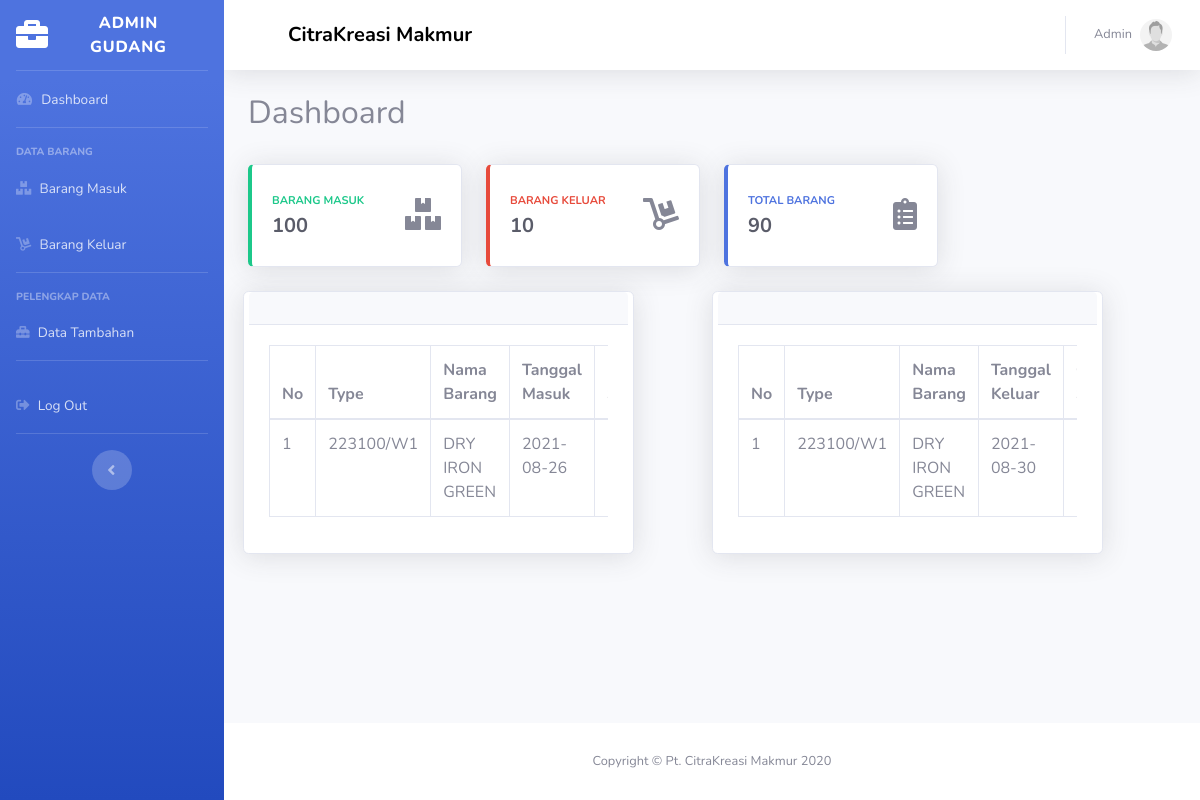
/dashboard.php (signed in), run on the app's committed database.
### tables this page shows
CREATE TABLE `barangmasuk` (
  `id` int(11) NOT NULL,
  `nama` varchar(50) NOT NULL,
  `kodeBarang` varchar(20) NOT NULL,
  `tanggalMasuk` date NOT NULL,
  `satuan` enum('Pcs','Kg','M','') NOT NULL,
  `inStock` int(6) NOT NULL,
  `idJenis` int(11) NOT NULL,
  `idWarna` int(11) NOT NULL,
  `idSup` int(11) NOT NULL
);

CREATE TABLE `jenis` (
  `id` int(11) NOT NULL,
  `kode` varchar(30) NOT NULL,
  `jenisAlat` varchar(50) NOT NULL
);

CREATE TABLE `warna` (
  `id` int(11) NOT NULL,
  `kodeWarna` varchar(30) NOT NULL,
  `nWarna` varchar(50) NOT NULL
);

CREATE TABLE `barangkeluar` (
  `id` int(11) NOT NULL,
  `nama` varchar(50) NOT NULL,
  `kodeBarang` varchar(50) NOT NULL,
  `tanggalKeluar` date NOT NULL,
  `outStock` int(5) NOT NULL,
  `satuan` enum('Pcs','Kg','M','') NOT NULL,
  `idJenis` int(11) NOT NULL,
  `idWarna` int(11) NOT NULL,
  `idDriver` int(11) NOT NULL,
  `idArea` int(11) NOT NULL,
  `idBarangmasuk` int(11) NOT NULL
);

### Dashboard.php (the view, shortened to what this page needs)
<?php
include 'control/koneksi.php';
$totalmasuks = mysqli_query($conn, "SELECT SUM(inStock) AS inStocks FROM barangmasuk");
$totalmasuk = mysqli_fetch_assoc($totalmasuks);
$totalkeluars = mysqli_query($conn, "SELECT SUM(outStock) AS outStocks FROM barangkeluar");
$totalkeluar = mysqli_fetch_assoc($totalkeluars);
$masukKeluar = $totalmasuk['inStocks'] - $totalkeluar['outStocks'];
  $dataK = mysqli_query($conn, "SELECT barangkeluar.*, jenis.kode, warna.kodeWarna, area.namaArea, driver.namaDriver FROM barangkeluar JOIN jenis ON barangkeluar.idJenis = jenis.id JOIN warna ON barangkeluar.idWarna = warna.id JOIN driver ON barangkeluar.idDriver = driver.id JOIN area ON barangkeluar.idArea = area.id ");
    $dataM = mysqli_query($conn, "SELECT barangmasuk.*, jenis.kode, warna.kodeWarna, supplier.namaSup FROM barangmasuk JOIN jenis ON barangmasuk.idJenis = jenis.id JOIN warna ON barangmasuk.idWarna = warna.id JOIN supplier ON barangmasuk.idSup = supplier.id");
 ?>
 <div class="container-fluid">
 	<h2>Dashboard</h2><br>
 	<div class="row">
            <div class="col-xl-3 col-md-6 mb-4">
              <div class="card border-left-success shadow h-100 py-2">
                <div class="card-body">
                  <div class="row no-gutters align-items-center">
                    <div class="col mr-2">
                      <div class="text-xs font-weight-bold text-success text-uppercase mb-1">Barang Masuk</div>
                      <div class="h5 mb-0 font-weight-bold text-gray-800"><?= $totalmasuk['inStocks']; ?></div>
                    </div>
                    <div class="col-auto">
                    	<i class="fas fa-boxes fa-2x text-black-300"></i>
                    </div>
                  </div>
                </div>
              </div>
            </div>
            <div class="col-xl-3 col-md-6 mb-4">
              <div class="card border-left-danger shadow h-100 py-2">
                <div class="card-body">
                  <div class="row no-gutters align-items-center">
                    <div class="col mr-2">
                      <div class="text-xs font-weight-bold text-danger text-uppercase mb-1">Barang Keluar</div>
                      <?php if ($totalkeluar['outStocks'] < 1): ?>
                      <div class="h5 mb-0 font-weight-bold text-gray-800">
                        0
                      </div>
                      <?php else: ?>
                      <div class="h5 mb-0 font-weight-bold text-gray-800">
                        <?= $totalkeluar['outStocks'] ?>
                      </div>
                      <?php endif ?>
                    </div>
                    <div class="col-auto">
                    	<i class="fas fa-dolly fa-2x text-black-300"></i>
                    </div>
                  </div>
                </div>
              </div>
            </div>
            <div class="col-xl-3 col-md-6 mb-4">
              <div class="card border-left-primary shadow h-100 py-2">
                <div class="card-body">
                  <div class="row no-gutters align-items-center">
                    <div class="col mr-2">
                      <div class="text-xs font-weight-bold text-primary text-uppercase mb-1">Total Barang</div>
                      <div class="h5 mb-0 font-weight-bold text-gray-800"><?= $masukKeluar; ?></div>
                    </div>
                    <div class="col-auto">
                    	<i class="fas fa-clipboard-list fa-2x text-black-300"></i>
                    </div>
                  </div>
                </div>
              </div>
            </div>
 	</div>
  <div class="form-row">
          <div class="card shadow col-md-5 mb-3">
            <div class="card-header py-3">
            </div>
            <div class="card-body">
              <div class="table-responsive">
                <table class="table table-bordered" id="dataTable" width="100%" cellspacing="0">
                  <thead>
                    <tr>
                      <th>No</th>
                      <th>Type</th>
                      <th>Nama Barang</th>
                      <th>Tanggal Masuk</th>
                      <th>In Stock</th>
                    </tr>
                  </thead>
  				        <tbody>
                    <?php
                    $no = 1;
                    while ($dashboardm = mysqli_fetch_assoc($dataM)) :?>
    				        <tr>
                      <td><?= $no++ ?></td>
                      <td><?= $dashboardm['kode']; echo $dashboardm['kodeBarang'] . "/" . $dashboardm['kodeWarna']?></td>
                      <td><?= $dashboardm['nama'] ?></td>
                      <td><?= $dashboardm['tanggalMasuk'] ?></td>
                      <td><?= $dashboardm['inStock'] ?></td>
                    <?php endwhile; ?>
                    </tr>
                  </tbody>
                </table>
              </div>
            </div>
          </div>
          <div class="col-md-1">
          </div>
          <div class="card shadow col-md-5 mb-3">
            <div class="card-header py-3">
            </div>
            <div class="card-body">
              <div class="table-responsive">
                <table class="table table-bordered" id="dataTable" width="100%" cellspacing="0">
                  <thead>
                    <tr>
                      <th>No</th>
                      <th>Type</th>
                      <th>Nama Barang</th>
                      <th>Tanggal Keluar</th>
                      <th>Out Stock</th>
                    </tr>
                  </thead>
                  <tbody>
                    <?php
                    $no = 1;
                    while ($dashboardk = mysqli_fetch_assoc($dataK)) :?>
                    <tr>
                      <td><?= $no++ ?></td>
                      <td><?= $dashboardk['kode']; echo $dashboardk['kodeBarang'] . "/" . $dashboardk['kodeWarna']?></td>
                      <td><?= $dashboardk['nama'] ?></td>
                      <td><?= $dashboardk['tanggalKeluar'] ?></td>
                      <td><?= $dashboardk['outStock'] ?></td>
                    <?php endwhile; ?>
                    </tr>
                  </tbody>
                </table>
              </div>
            </div>
          </div>
        </div>
 </div>
</div>

### data on the page
barangmasuk: idJenis.kode "223", kodeBarang "100", idWarna.kodeWarna "W1", nama "DRY IRON GREEN", tanggalMasuk "2021-08-26"
barangkeluar: idJenis.kode "223", kodeBarang "100", idWarna.kodeWarna "W1", nama "DRY IRON GREEN", tanggalKeluar "2021-08-30"

### other printed values
$totalmasuk['inStocks'] "100"
$totalkeluar['outStocks'] "10"
$masukKeluar "90"
